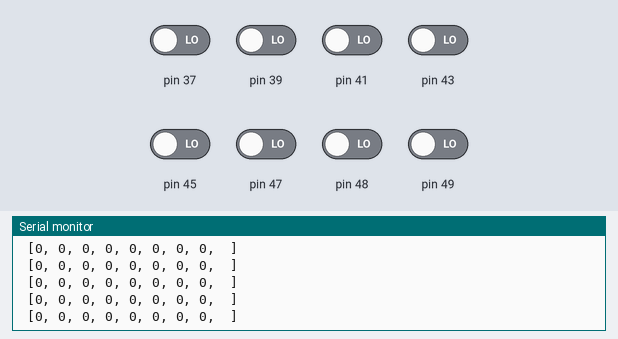
Simulated run of this sketch. Board: Arduino Mega 2560, built with avr-gcc and run on an emulated ATmega2560. Shown: the last lines printed to the serial monitor. The inputs (shaded band) are chosen by the test bench; at power-on: pin 37, pin 39, pin 41, pin 43, pin 45, pin 47–49 LOW.

Above: at 1.2 s.
1.3 s: pin 37 driven HIGH
At 1.42 s:
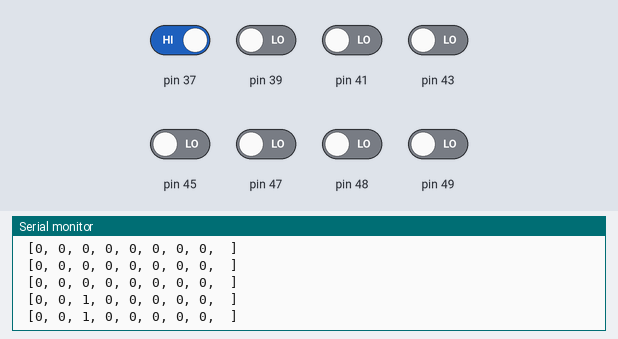
2.8 s: pin 39 driven HIGH
At 2.83 s:
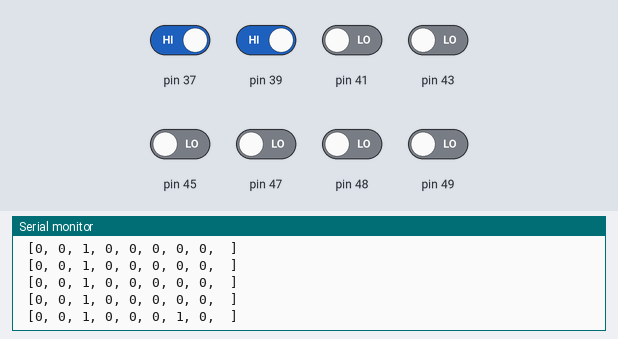
4.3 s: pin 41 driven HIGH
At 4.34 s:
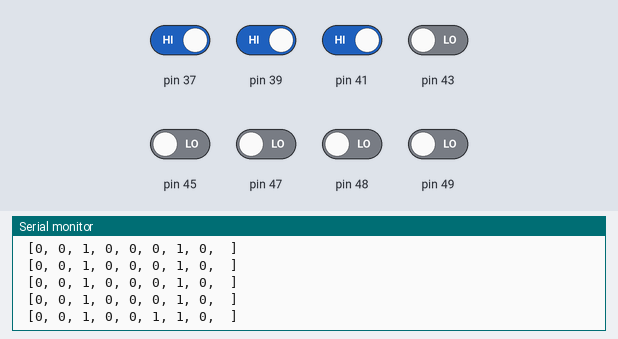
5.8 s: pin 43 driven HIGH
At 5.85 s:
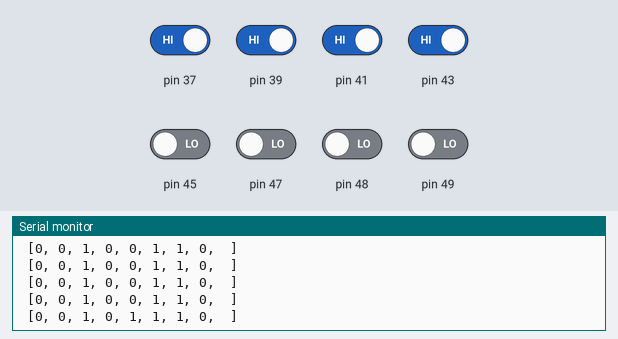
7.3 s: pin 45 driven HIGH
At 7.36 s:
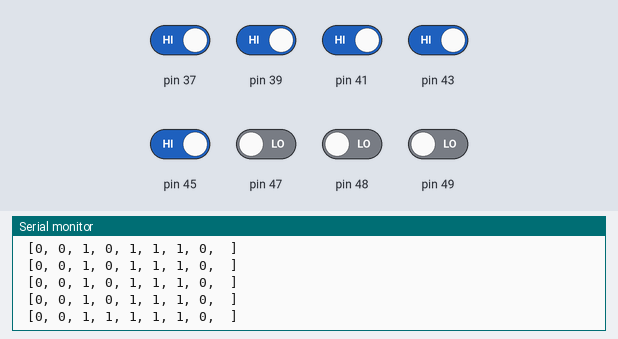
10.3 s: pin 47 driven HIGH
At 10.38 s:
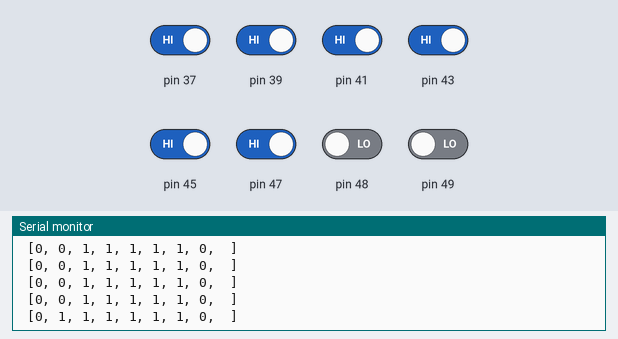

The sketch:

NewLineSensorTest.ino
```cpp
// the setup routine runs once when you press reset:
void setup() {
  // initialize serial communication at 9600 bits per second:
  Serial.begin(9600);
  // make the pushbutton's pin an input:

  pinMode(49, INPUT);
  pinMode(47, INPUT);
  pinMode(37, INPUT);
  pinMode(45, INPUT);
  pinMode(43, INPUT);
  pinMode(41, INPUT);
  pinMode(39, INPUT);
  pinMode(48, INPUT);
}

// the loop routine runs over and over again forever:
void loop() {
  // read the input pin:
  // print out the state of the button:

  int sensor[8];
  sensor[0] = digitalRead(49);
  sensor[1] = digitalRead(47);
  sensor[2] = digitalRead(37);
  sensor[3] = digitalRead(45);
  sensor[4] = digitalRead(43);
  sensor[5] = digitalRead(41);
  sensor[6] = digitalRead(39);
  sensor[7] = digitalRead(48);

  int i;
  Serial.print(" [");
  for(i=0; i<8; i++)  {
    Serial.print(sensor[i]);
    Serial.print(", ");
  }
  Serial.println(" ]");
  delay(100);        // delay in between reads for stability
}
```

Measured:
- after the input at 1.3 s, the serial monitor: prints a new line at once (image 1)
- after the input at 2.8 s, the serial monitor: prints a new line at once (image 2)
- after the input at 4.3 s, the serial monitor: prints a new line at once (image 3)
- after the input at 5.8 s, the serial monitor: prints a new line at once (image 4)
- after the input at 7.3 s, the serial monitor: prints a new line after 0.06 s (image 5)
- after the input at 10.3 s, the serial monitor: prints a new line after 0.08 s (image 6)
